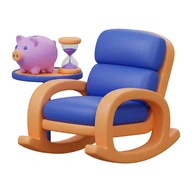
#> input picture images/ferramentas/aposentadoria.webp, 192 x 192 px, given in place of aposentadoria.webp.png, which was not available
$ python -i imagens_ferramentas.py   (imports and definitions only)
#> lines starting #> are read from the running program, lines starting #| are printed output that depends on the picture; after the words box and inside, x2 and y2 are one past the last pixel; in counts of white or black regions, pixels touching at a corner belong together
"""Gera com o Nano Banana (Gemini 2.5 Flash Image) a imagem de cada ferramenta de matemática.

Uso, na raiz do repositório, com o login do gcloud (Vertex AI no projeto VERTEX_PROJETO, padrão
efsaplicativos) ou com a chave da API do Gemini (https://aistudio.google.com/apikey) na variável
GEMINI_API_KEY, sem gravar a chave em arquivo nenhum:

    python _fonte/ferramentas-dados/imagens_ferramentas.py            # só as que ainda não existem
    python _fonte/ferramentas-dados/imagens_ferramentas.py geometria  # refaz uma
    python _fonte/ferramentas-dados/imagens_ferramentas.py --reduzir  # só refaz as versões do site

A imagem original (1024 px) fica em _fonte/ferramentas-dados/imagens-originais/ (fora do git) e a
versão do site, 192×192 em WebP e com o desenho enquadrado, em images/ferramentas/<slug>.webp.
Precisa do Pillow (pip install pillow).
"""
import base64
import json
import os
import subprocess
import sys
import time
import urllib.error
import urllib.request
from pathlib import Path

from PIL import Image, ImageDraw, ImageFilter

RAIZ = Path(__file__).resolve().parents[2]
ORIGINAIS = RAIZ / "_fonte/ferramentas-dados/imagens-originais"
SITE = RAIZ / "images/ferramentas"
MODELO = "gemini-2.5-flash-image"
PROJETO_VERTEX = os.environ.get("VERTEX_PROJETO", "efsaplicativos")

# Mesmo estilo em todas, para as imagens parecerem da mesma família
ESTILO = (
    "Square app icon illustration, soft glossy 3D style with rounded shapes and gentle shadows, "
    "a single clear subject centered and filling about 80% of the frame, on a plain pure white "
    "background. Color palette: royal blue (#2563eb), violet (#7c3aed) and warm orange (#f59e0b) "
    "accents with white and light gray. Clean, friendly and modern, readable at small sizes. "
    "The background is pure white all the way to the edges and corners. "
    "No words, no letters, no watermark, no border, no frame, no rounded tile behind the subject."
)

IMAGENS = {
    "calculadora": "A modern handheld basic calculator with a display and large rounded keys, "
    "the equals key highlighted in orange.",
    "calculadora-cientifica": "A scientific calculator with many small function keys, with a "
    "floating sine wave curve and a pi symbol beside it.",
    "equacoes": "A coordinate graph card with one smooth U-shaped parabola that crosses the "
    "horizontal axis at two points marked with orange dots, with an equals sign and a square root "
    "symbol floating close to the card.",
    "estatistica": "A bar chart with five rising bars and a smooth bell curve drawn over them, "
    "with a small magnifying glass.",
    "geometria": "A group of geometric solids, a cube, a cylinder, a cone and a sphere, with a "
    "ruler and a protractor leaning against them.",
    "matrizes": "A three by three grid of square tiles with simple dots on them, enclosed by two "
    "tall straight square brackets on the left and right, like a matrix in mathematics "
    "(square brackets, not curly braces).",
    "conversor-de-bases": "A compact square composition: on top a row of four blue tiles with the "
    "binary digits 1 0 1 1, below it one large orange tile with the hexadecimal letter B, and a "
    "curved violet arrow going from the top row to the orange tile.",
}


# [46 lines left out: functions acesso, gerar, not called in this run]


def reduzir(slug: str) -> None:
    """Recorta o branco em volta do desenho, deixa uma margem igual e salva a versão do site."""
    with Image.open(ORIGINAIS / f"{slug}.png") as imagem:
#> imagem is the input picture: PIL image 192x192 RGB; mean R, G, B 204.7, 190.5, 196.5
        imagem = imagem.convert("RGB")
    # Às vezes o modelo desenha o fundo branco como um cartão arredondado sobre preto: os cantos
    # escuros viram branco
    largura, altura = imagem.size
#> largura = 192; altura = 192
    for canto in ((0, 0), (largura - 1, 0), (0, altura - 1), (largura - 1, altura - 1)):
        if sum(imagem.getpixel(canto)) < 180:
            ImageDraw.floodfill(imagem, canto, (255, 255, 255), thresh=60)
    # Pixels que não são quase brancos, sem contar a sombra clara embaixo do desenho; o MinFilter
    # ignora linhas finas, como a borda que sobra desses cantos
    mascara = imagem.convert("L").point(lambda v: 255 if v < 236 else 0).filter(ImageFilter.MinFilter(9))
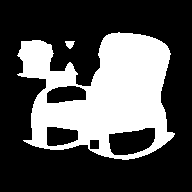
#> mascara: PIL image 192x192 L; 32.2% white; 2 white regions, box (x1, y1, x2, y2) and area: (17, 32, 175, 160) 11832, (65, 41, 75, 49) 54
    caixa = mascara.getbbox() or (0, 0, *imagem.size)
#> caixa = (17, 32, 175, 160)
    caixa = (caixa[0] - 4, caixa[1] - 4, caixa[2] + 4, caixa[3] + 4)
#> caixa = (13, 28, 179, 164)
    lado = int(max(caixa[2] - caixa[0], caixa[3] - caixa[1]) * 1.14)
#> lado = 189
    centro_x, centro_y = (caixa[0] + caixa[2]) // 2, (caixa[1] + caixa[3]) // 2
#> centro_x = 96; centro_y = 96
    quadro = Image.new("RGB", (lado, lado), "white")
#> quadro: PIL image 189x189 RGB; every value is 255
    quadro.paste(imagem, (lado // 2 - centro_x, lado // 2 - centro_y))
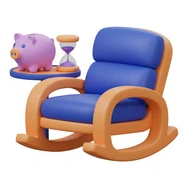
#> quadro: PIL image 189x189 RGB; mean R, G, B 203.1, 188.4, 194.6
    quadro.resize((192, 192), Image.LANCZOS).save(SITE / f"{slug}.webp", "WEBP", quality=88, method=6)
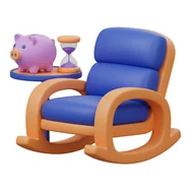
#> saved as aposentadoria.webp.webp: PIL image 192x192 RGB; mean R, G, B 203, 188.3, 194.6


# [22 lines left out: function main, not called in this run]


# [2 lines not run here, left out]

>>> result = reduzir('../../images/ferramentas/aposentadoria.webp')

$ run again, on images/ferramentas/calculadora.webp
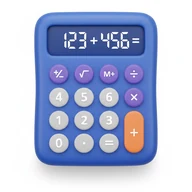
#> input picture images/ferramentas/calculadora.webp, 192 x 192 px, given in place of calculadora.webp.png, which was not available
#> in reduzir, imagem is the input picture: PIL image 192x192 RGB; mean R, G, B 178.6, 187.7, 216.7
#> in reduzir, `mascara = imagem.convert("L").point(lambda v: 255 if v < 236 else 0).f..`:
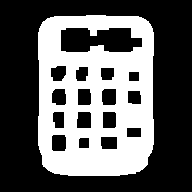
#> mascara: PIL image 192x192 L; 37.2% white; 1 white region, box (x1, y1, x2, y2) and area: (38, 15, 154, 176) 13699
#> in reduzir, `caixa = mascara.getbbox() or (0, 0, *imagem.size)`: caixa = (38, 15, 154, 176)
#> in reduzir, `caixa = (caixa[0] - 4, caixa[1] - 4, caixa[2] + 4, caixa[3] + 4)`: caixa = (34, 11, 158, 180)
#> lado = 192
#> centro_x = 96; centro_y = 95
#> in reduzir, `quadro.paste(imagem, (lado // 2 - centro_x, lado // 2 - centro_y))`:
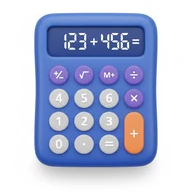
#> quadro: PIL image 192x192 RGB; mean R, G, B 178.6, 187.7, 216.7
